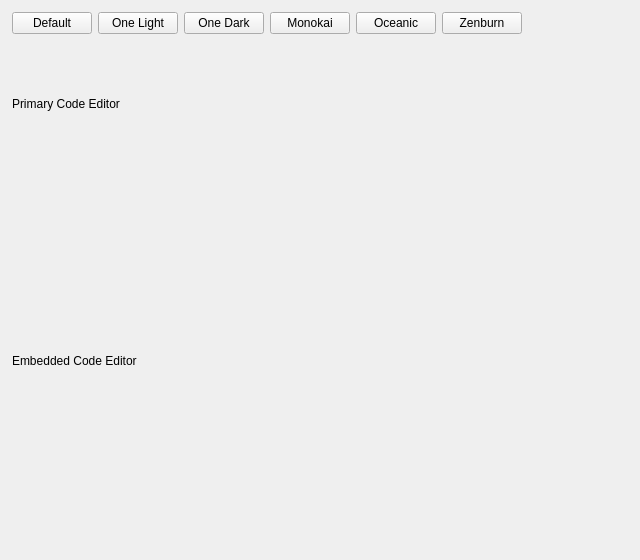
<?xml version='1.0' encoding='utf-8'?>
<ui version="4.0">
 <class>MainWindow</class>
 <widget class="QMainWindow" name="MainWindow">
  <property name="geometry">
   <rect>
    <x>0</x>
    <y>0</y>
    <width>640</width>
    <height>560</height>
   </rect>
  </property>
  <property name="windowTitle">
   <string>QCustomCodeEditor</string>
  </property>
  <widget class="QWidget" name="centralwidget">
   <layout class="QVBoxLayout" name="rootLayout">
    <property name="spacing">
     <number>10</number>
    </property>
    <property name="leftMargin">
     <number>12</number>
    </property>
    <property name="topMargin">
     <number>12</number>
    </property>
    <property name="rightMargin">
     <number>12</number>
    </property>
    <property name="bottomMargin">
     <number>12</number>
    </property>
    <item>
     <layout class="QHBoxLayout" name="themeRow">
      <property name="spacing">
       <number>6</number>
      </property>
      <item>
       <widget class="QPushButton" name="themeDefaultButton">
        <property name="text">
         <string>Default</string>
        </property>
       </widget>
      </item>
      <item>
       <widget class="QPushButton" name="themeOneLightButton">
        <property name="text">
         <string>One Light</string>
        </property>
       </widget>
      </item>
      <item>
       <widget class="QPushButton" name="themeOneDarkButton">
        <property name="text">
         <string>One Dark</string>
        </property>
       </widget>
      </item>
      <item>
       <widget class="QPushButton" name="themeMonokaiButton">
        <property name="text">
         <string>Monokai</string>
        </property>
       </widget>
      </item>
      <item>
       <widget class="QPushButton" name="themeOceanicButton">
        <property name="text">
         <string>Oceanic</string>
        </property>
       </widget>
      </item>
      <item>
       <widget class="QPushButton" name="themeZenburnButton">
        <property name="text">
         <string>Zenburn</string>
        </property>
       </widget>
      </item>
      <item>
       <spacer name="themeSpacer">
        <property name="orientation">
         <enum>Qt::Horizontal</enum>
        </property>
        <property name="sizeHint" stdset="0">
         <size>
          <width>0</width>
          <height>0</height>
         </size>
        </property>
       </spacer>
      </item>
     </layout>
    </item>
    <item>
     <widget class="QLabel" name="editor1Label">
      <property name="text">
       <string>Primary Code Editor</string>
      </property>
     </widget>
    </item>
    <item>
     <widget class="QCustomCodeEditor" name="editor1" native="true" />
    </item>
    <item>
     <widget class="QLabel" name="editor2Label">
      <property name="text">
       <string>Embedded Code Editor</string>
      </property>
     </widget>
    </item>
    <item>
     <widget class="QCustomCodeEditor" name="editor2" native="true" />
    </item>
   </layout>
  </widget>
 </widget>
 <customwidgets>
  <customwidget>
   <class>QCustomCodeEditor</class>
   <extends>QWidget</extends>
   <header location="global">Custom_Widgets.QCustomCodeEditor.h</header>
  </customwidget>
 <customwidget><class>QPushButton</class><extends>QPushButton</extends><header location="global">Custom_Widgets.Theme.h</header><container>1</container></customwidget><customwidget><class>QLabel</class><extends>QLabel</extends><header location="global">Custom_Widgets.Theme.h</header><container>1</container></customwidget></customwidgets>
 <connections />
</ui>
